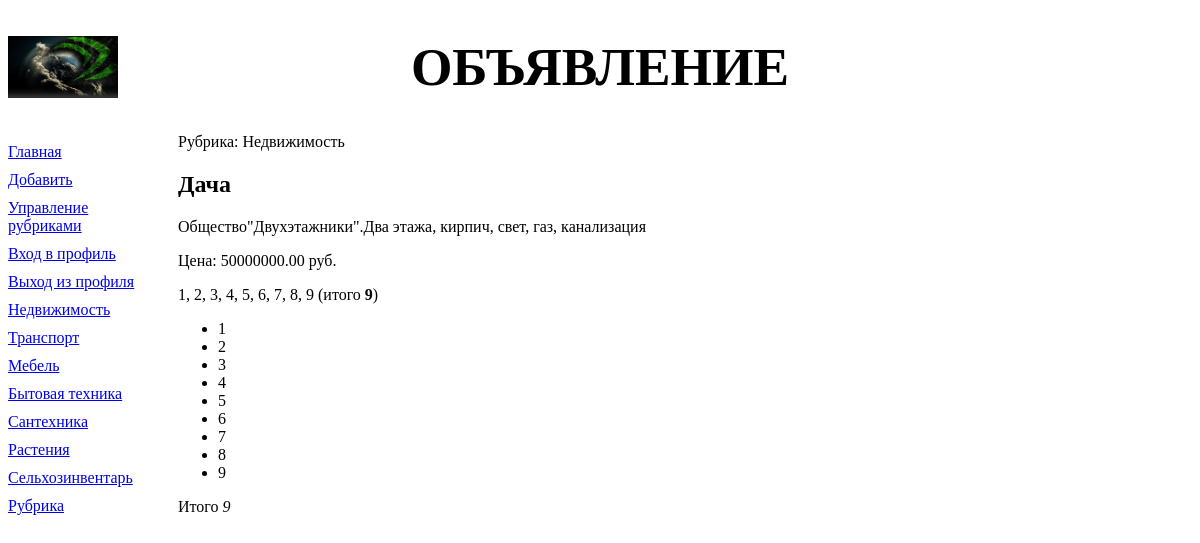
The app's page /bboard/detail/2/ with its own data.
### bboard/models.py (models this page shows, shortened)
class Rubric(models.Model):
    name = models.CharField(max_length=20, db_index=True, verbose_name='Название')
    order = models.SmallIntegerField(default=0, db_index=True)
    objects = RubricManager()
    class Meta:
        verbose_name_plural = 'Рубрики'
        verbose_name = 'Рубрика'
        ordering = ['order', 'name']

class Bb(models.Model):
    title = models.CharField(max_length=50, verbose_name='Товар')
    content = models.TextField(null=True, blank=True, verbose_name='Описание')
    price = models.FloatField(null=True, blank=True, verbose_name='Цена')
    published = models.DateTimeField(auto_now_add=True, db_index=True, verbose_name='Опубликованно')
    rubric = models.ForeignKey('Rubric', null=True, on_delete=models.PROTECT, verbose_name='Рубрика')
    objects = models.Manager()
    revers = BbManager()
    def title_and_price(self):
        if self.price:
            return '%s (%.2f)' % (self.title, self.price)
        else:
            return self.title
    title_and_price.short_description = 'Название и цена'
    class Meta:
        verbose_name_plural = 'Объявления'
        verbose_name = 'Объявление'
        ordering = ['-published']

### bboard/views.py (the view)
class BbDetailView(DetailView):
    model = Bb
    def get_context_data(self, *args, **kwargs):
        context = super().get_context_data(*args, **kwargs)
        context['rubrics'] = Rubric.objects.all()
        return context

### bboard/models.py (called while the page is built)
    def get_queryset(self):
        return RubricQuerySet(self.model, using=self._db)

### bboard/templatetags/filtersandtags.py (called while the page is built)
@register.filter
def currency(value, name='руб.'):
    return '%1.2f %s' % (value, name)

@register.simple_tag
def lst(sep, *args):
    return mark_safe('%s (итого <strong>%s</strong>)' % (sep.join(args), len(args)))

@register.inclusion_tag('tags/ulist.html')
def ulist(*args):
    return {'items': args}

### bboard/templates/bboard/bb_detail.html (shortened to what this page needs)
{% extends "layout/basic.html" %}
{% load filtersandtags %}
{% block content %}
<p>Рубрика: {{ bb.rubric.name }}</p>
<h2>{{ bb.title }}</h2>
<p>{{ bb.content }}</p>
<p>Цена: {{ bb.price|currency }}</p>
{% lst ', ' '1' '2' '3' '4' '5' '6' '7' '8' '9' %}
{% ulist '1' '2' '3' '4' '5' '6' '7' '8' '9' %}
{% endblock %}

### bboard/templates/layout/basic.html (shortened to what this page needs)
{% load static %}
<!DOCTYPE html>
<html>
	<head>
		<link rel="stylesheet" type="text/css" href="{% static 'bboard/style.css' %}">
	</head>
	<body>
		<header>
			<h1>Объявление</h1>
		</header>
		<nav>
			<a href="{% url 'index' %}">Главная</a>
			<a href="{% url 'add' %}">Добавить</a>
			<a href="{% url 'rubrics' %}">Управление рубриками</a>
			<a href="{% url 'login' %}">Вход в профиль</a>
			<a href="{% url 'logout' %}">Выход из профиля</a>
			{% for rubric in rubrics %}
			<a href="{% url 'by_rubric' rubric.pk %}">{{ rubric.name }}</a>
			{% endfor %}
		</nav>
		<section>
		{% block content %}
		{% endblock %}
		</section>
	</body>
</html>

### bboard/static/bboard/style.css (style rules this page uses)
header h1 { font-size: 40pt; text-transform : uppercase; text-align: center; background: url("bg.jpg") left / auto 100% no-repeat; }
nav { font-size: : 16pt; width: 150px; float: left; }
nav a { display: block; margin: 10px 0px; }
section { margin-left: 170px; }

### records on screen
Rubric: name "Недвижимость"
Rubric: name "Транспорт"
Rubric: name "Мебель"
Rubric: name "Бытовая техника"
Rubric: name "Сантехника"
Rubric: name "Растения"
Rubric: name "Сельхозинвентарь"
Rubric: name "Рубрика"
Bb: rubric.name "Недвижимость", title "Дача", content "Общество\"Двухэтажники\".Два этажа, кирпич, свет, газ, канализация", price "50000000.00 руб."

### other values on screen
{{ item }} "1" "2" "3" "4" "5" "6" "7" "8" "9"
{{ items|length }} "9"
